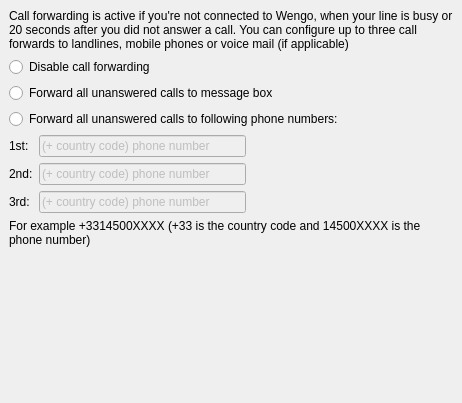
<ui version="4.0" >
 <class>CallForwardSettings</class>
 <widget class="QWidget" name="CallForwardSettings" >
  <property name="geometry" >
   <rect>
    <x>0</x>
    <y>0</y>
    <width>462</width>
    <height>403</height>
   </rect>
  </property>
  <layout class="QVBoxLayout" >
   <property name="margin" >
    <number>9</number>
   </property>
   <property name="spacing" >
    <number>6</number>
   </property>
   <item>
    <widget class="QLabel" name="label" >
     <property name="text" >
      <string>Call forwarding is active if you're not connected to Wengo, when your line is busy or 20 seconds after you did not answer a call. You can configure up to three call forwards to landlines, mobile phones or voice mail (if applicable)</string>
     </property>
     <property name="wordWrap" >
      <bool>true</bool>
     </property>
    </widget>
   </item>
   <item>
    <widget class="QRadioButton" name="disableRadioButton" >
     <property name="text" >
      <string>Disable call forwarding</string>
     </property>
    </widget>
   </item>
   <item>
    <widget class="QRadioButton" name="forwardToVoiceMailRadioButton" >
     <property name="text" >
      <string>Forward all unanswered calls to message box</string>
     </property>
    </widget>
   </item>
   <item>
    <widget class="QRadioButton" name="forwardToNumberRadioButton" >
     <property name="text" >
      <string>Forward all unanswered calls to following phone numbers:</string>
     </property>
    </widget>
   </item>
   <item>
    <layout class="QGridLayout" >
     <property name="margin" >
      <number>0</number>
     </property>
     <property name="spacing" >
      <number>6</number>
     </property>
     <item row="2" column="0" >
      <widget class="QLabel" name="label_2" >
       <property name="text" >
        <string>3rd:</string>
       </property>
      </widget>
     </item>
     <item row="0" column="0" >
      <widget class="QLabel" name="label_3" >
       <property name="text" >
        <string>1st:</string>
       </property>
      </widget>
     </item>
     <item row="1" column="0" >
      <widget class="QLabel" name="label_4" >
       <property name="text" >
        <string>2nd:</string>
       </property>
      </widget>
     </item>
     <item row="1" column="2" >
      <spacer>
       <property name="orientation" >
        <enum>Qt::Horizontal</enum>
       </property>
       <property name="sizeHint" >
        <size>
         <width>40</width>
         <height>20</height>
        </size>
       </property>
      </spacer>
     </item>
     <item row="0" column="1" >
      <widget class="ToolTipLineEdit" name="phoneNumber1Edit" >
       <property name="enabled" >
        <bool>false</bool>
       </property>
       <property name="text" >
        <string>(+ country code) phone number</string>
       </property>
      </widget>
     </item>
     <item row="1" column="1" >
      <widget class="ToolTipLineEdit" name="phoneNumber2Edit" >
       <property name="enabled" >
        <bool>false</bool>
       </property>
       <property name="text" >
        <string>(+ country code) phone number</string>
       </property>
      </widget>
     </item>
     <item row="2" column="1" >
      <widget class="ToolTipLineEdit" name="phoneNumber3Edit" >
       <property name="enabled" >
        <bool>false</bool>
       </property>
       <property name="text" >
        <string>(+ country code) phone number</string>
       </property>
      </widget>
     </item>
    </layout>
   </item>
   <item>
    <widget class="QLabel" name="label_5" >
     <property name="text" >
      <string>For example +3314500XXXX (+33 is the country code and 14500XXXX is the phone number)</string>
     </property>
     <property name="wordWrap" >
      <bool>true</bool>
     </property>
    </widget>
   </item>
   <item>
    <spacer>
     <property name="orientation" >
      <enum>Qt::Vertical</enum>
     </property>
     <property name="sizeHint" >
      <size>
       <width>400</width>
       <height>16</height>
      </size>
     </property>
    </spacer>
   </item>
  </layout>
 </widget>
 <customwidgets>
  <customwidget>
   <class>ToolTipLineEdit</class>
   <extends>QLineEdit</extends>
   <header>ToolTipLineEditProxy.h</header>
  </customwidget>
 </customwidgets>
 <tabstops>
  <tabstop>disableRadioButton</tabstop>
  <tabstop>forwardToVoiceMailRadioButton</tabstop>
  <tabstop>forwardToNumberRadioButton</tabstop>
  <tabstop>phoneNumber1Edit</tabstop>
  <tabstop>phoneNumber2Edit</tabstop>
  <tabstop>phoneNumber3Edit</tabstop>
 </tabstops>
 <resources/>
 <connections>
  <connection>
   <sender>forwardToNumberRadioButton</sender>
   <signal>toggled(bool)</signal>
   <receiver>phoneNumber1Edit</receiver>
   <slot>setEnabled(bool)</slot>
   <hints>
    <hint type="sourcelabel" >
     <x>287</x>
     <y>193</y>
    </hint>
    <hint type="destinationlabel" >
     <x>187</x>
     <y>223</y>
    </hint>
   </hints>
  </connection>
  <connection>
   <sender>forwardToNumberRadioButton</sender>
   <signal>toggled(bool)</signal>
   <receiver>phoneNumber2Edit</receiver>
   <slot>setEnabled(bool)</slot>
   <hints>
    <hint type="sourcelabel" >
     <x>287</x>
     <y>193</y>
    </hint>
    <hint type="destinationlabel" >
     <x>187</x>
     <y>254</y>
    </hint>
   </hints>
  </connection>
  <connection>
   <sender>forwardToNumberRadioButton</sender>
   <signal>toggled(bool)</signal>
   <receiver>phoneNumber3Edit</receiver>
   <slot>setEnabled(bool)</slot>
   <hints>
    <hint type="sourcelabel" >
     <x>287</x>
     <y>193</y>
    </hint>
    <hint type="destinationlabel" >
     <x>187</x>
     <y>285</y>
    </hint>
   </hints>
  </connection>
 </connections>
</ui>
